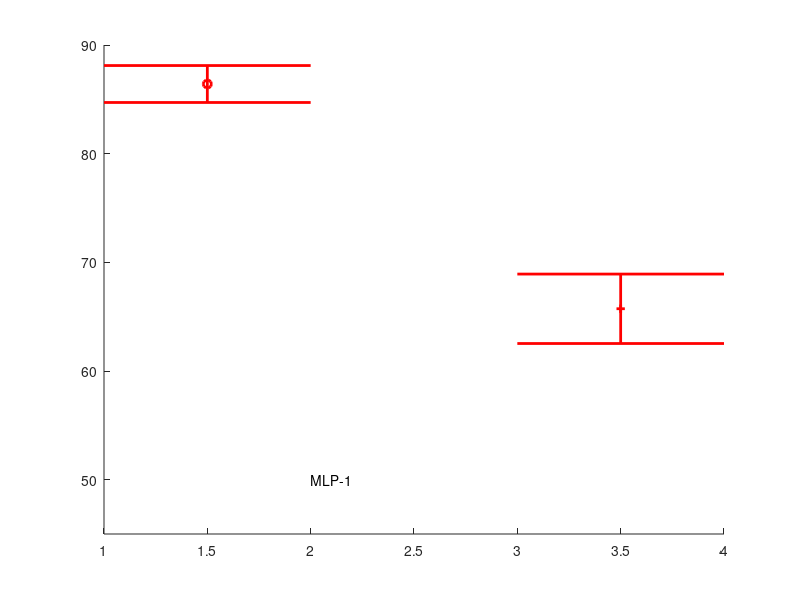

MATLAB code to generate this figure: (Note: this script raises an error after producing the figure.)
% Confidence Intervals
clear all;
close all;
clc;

ylim([45, 90]);
line([1 2],[88.11 88.11],'Color','r','LineWidth',2)
hold on
line([1 2],[84.71 84.71],'Color','r','LineWidth',2)
hold on
plot(1.5, 86.41, 'o', 'MarkerSize', 6, 'MarkerEdgeColor', 'r', 'LineWidth',2)
hold on
line([3 4],[68.92 68.92],'Color','r','LineWidth',2)
hold on
line([3 4],[62.53 62.53],'Color','r','LineWidth',2)
hold on
plot(3.5, 65.73, '+', 'MarkerSize', 6, 'MarkerEdgeColor', 'r', 'LineWidth',2)
line([1.5 1.5],[88.11 84.71],'Color','r','LineWidth',2)
hold on
line([3.5 3.5],[68.92 62.53],'Color','r','LineWidth',2)
hold on
str_title = ['MLP-1'];
tx = text(2,50,str_title);
tx.FontWeight = 'bold';
tx.FontSize = 12;

line([7 8],[88.26 88.26],'Color','b','LineWidth',2)
hold on
line([7 8],[85.17 85.17],'Color','b','LineWidth',2)
hold on
plot(7.5, 86.71, 'o', 'MarkerSize', 6, 'MarkerEdgeColor', 'b', 'LineWidth',2)
hold on
line([9 10],[65.59 65.59],'Color','b','LineWidth',2)
hold on
line([9 10],[60.63 60.63],'Color','b','LineWidth',2)
hold on
plot(9.5, 63.11, '+', 'MarkerSize', 6, 'MarkerEdgeColor', 'b', 'LineWidth',2)
line([7.5 7.5],[88.26 85.17],'Color','b','LineWidth',2)
hold on
line([9.5 9.5],[65.59 60.63],'Color','b','LineWidth',2)
hold on
str_title = ['MLP-2'];
tx = text(8,50,str_title);
tx.FontWeight = 'bold';
tx.FontSize = 12;

line([13 14],[87.76 87.76],'Color','g','LineWidth',2)
hold on
line([13 14],[84.01 84.01],'Color','g','LineWidth',2)
hold on
plot(13.5, 85.89, 'o', 'MarkerSize', 6, 'MarkerEdgeColor', 'g', 'LineWidth',2)
hold on
line([15 16],[68.47 68.47],'Color','g','LineWidth',2)
hold on
line([15 16],[63.46 63.46],'Color','g','LineWidth',2)
hold on
plot(15.5, 65.96, '+', 'MarkerSize', 6, 'MarkerEdgeColor', 'g', 'LineWidth',2)
line([13.5 13.5],[87.76 84.01],'Color','g','LineWidth',2)
hold on
line([15.5 15.5],[68.47 63.46],'Color','g','LineWidth',2)
hold on
str_title = ['SVM'];
tx = text(14,50,str_title);
tx.FontWeight = 'bold';
tx.FontSize = 12;

line([19 20],[80.01 80.01],'Color','m','LineWidth',2)
hold on
line([19 20],[74.99 74.99],'Color','m','LineWidth',2)
hold on
plot(19.5, 77.50, 'o', 'MarkerSize', 6, 'MarkerEdgeColor', 'm', 'LineWidth',2)
hold on
line([21 22],[62.08 62.08],'Color','m','LineWidth',2)
hold on
line([21 22],[56.73 56.73],'Color','m','LineWidth',2)
hold on
plot(21.5, 59.40, '+', 'MarkerSize', 6, 'MarkerEdgeColor', 'm', 'LineWidth',2)
line([19.5 19.5],[80.01 74.99],'Color','m','LineWidth',2)
hold on
line([21.5 21.5],[62.08 56.73],'Color','m','LineWidth',2)
hold on
str_title = ['KNN'];
tx = text(20,50,str_title);
tx.FontWeight = 'bold';
tx.FontSize = 12;

line([25 26],[83.20 83.20],'Color','k','LineWidth',2)
hold on
line([25 26],[78.58 78.58],'Color','k','LineWidth',2)
hold on
plot(25.5, 80.89, 'o', 'MarkerSize', 6, 'MarkerEdgeColor', 'k', 'LineWidth',2)
hold on
line([27 28],[71.24 71.24],'Color','k','LineWidth',2)
hold on
line([27 28],[67.13 67.13],'Color','k','LineWidth',2)
hold on
plot(27.5, 69.18, '+', 'MarkerSize', 6, 'MarkerEdgeColor', 'k', 'LineWidth',2)
line([25.5 25.5],[83.20 78.58],'Color','k','LineWidth',2)
hold on
line([27.5 27.5],[71.24 67.13],'Color','k','LineWidth',2)
hold on
str_title = ['RFC'];
tx = text(26,50,str_title);
tx.FontWeight = 'bold';
tx.FontSize = 12;

str_title = ['-  Intermediate Approach'];
tx = text(16,88,str_title);
tx.FontWeight = 'bold';
tx.FontSize = 12;

str_title = ['o Single Label Multiclass'];
tx = text(16,86,str_title);
tx.FontWeight = 'bold';
tx.FontSize = 12;

ylabel('10 Fold Accuracy (in %)', 'fontweight', 'bold', 'fontsize', 16);
%legend('o Intermediate Method', '- Complete Automation Approach')
%a=legend('O Intermediate Method', '- Complete Automation Approach', -1);
%b=findobj(a,'type','line','linestyle','-');
%set(b,'visible','off');